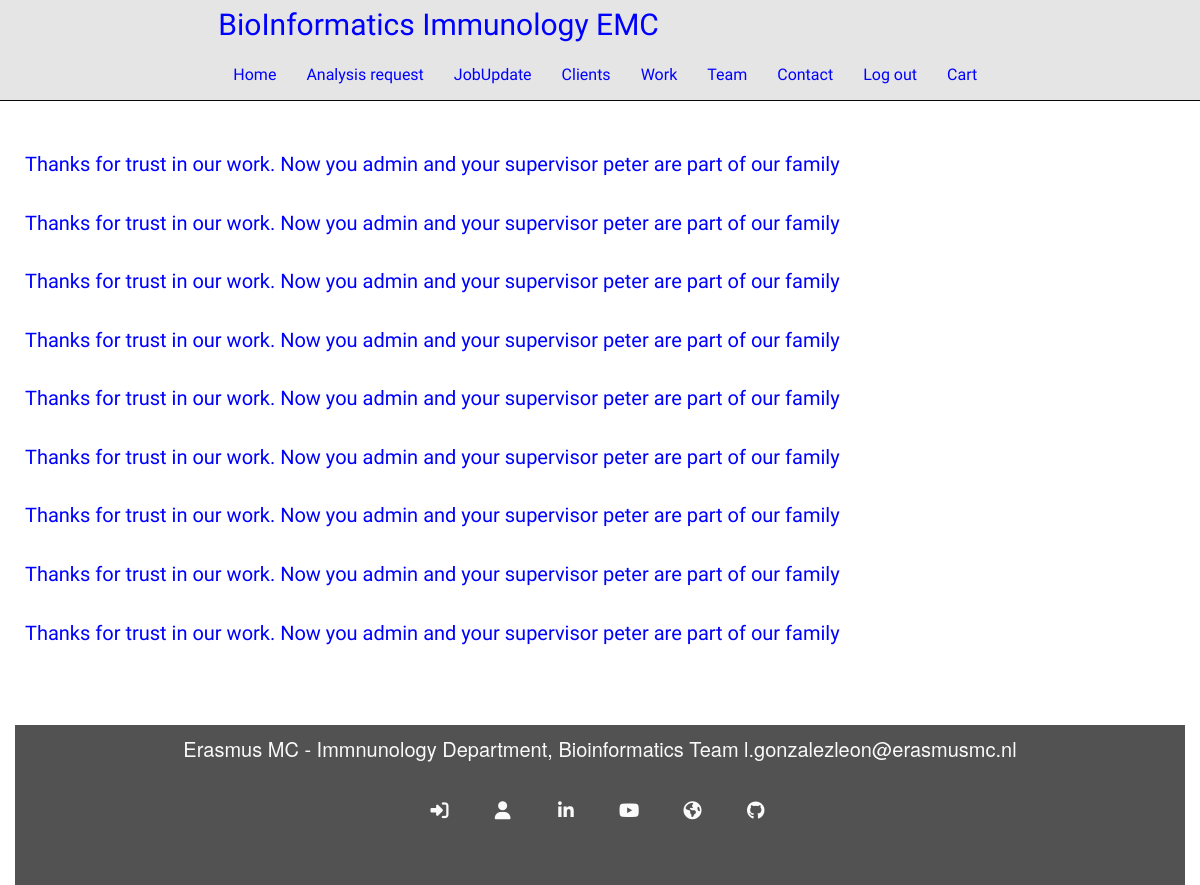
Page /priority/client_submited/ (signed in) on the earlier database version.
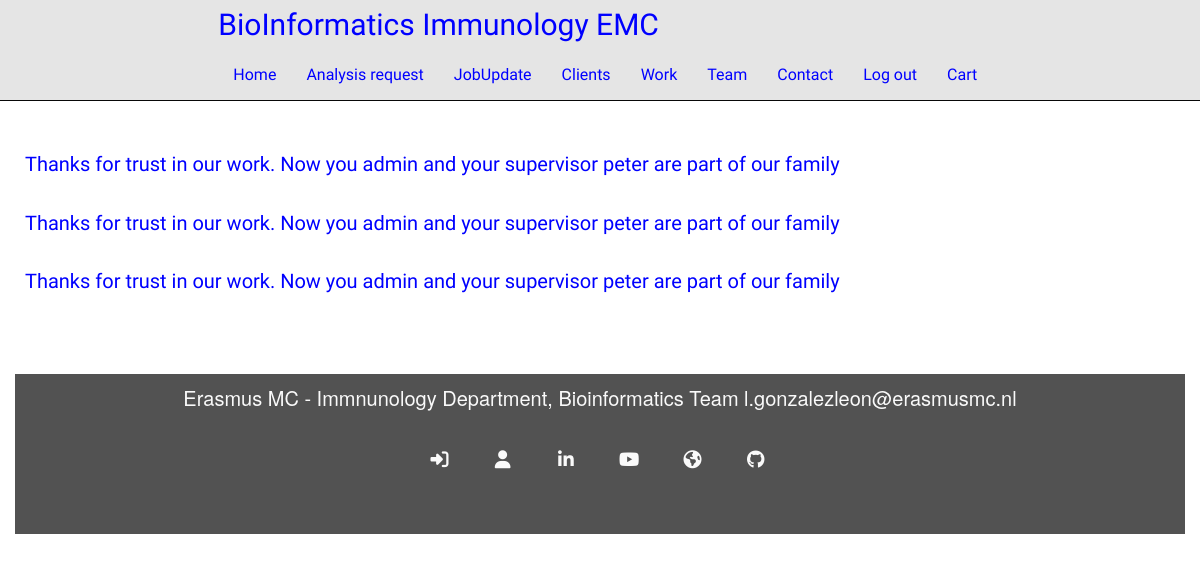
Same page on the later database version.
### priority/models.py (models this page shows, shortened)
class Clients(models.Model):
    user = models.ForeignKey(User, on_delete=models.DO_NOTHING, blank=True, null=True)
    department = models.CharField('PI Department',max_length=30)
    supervisor = models.CharField('Project PI', max_length=20)
    project = models.CharField('Project name', max_length=100)

### priority/views.py (the view)
# urls.py: path('client_submited/', views.client_submited, name='client_submited'),
def client_submited(request):
    clients = Clients.objects.filter(user=request.user)
    return render(request, 'client_submited.html', {'clients': clients})

### priority/templates/priority/client_submited.html (shortened to what this page needs)
{% extends "index.html" %}
{%  load staticfiles %}
{% load static from staticfiles %}
{% load bootstrap_tags %}
{% block content %}
	<div class="success-text">
    {% for client in clients %}
	  <p>
		  Thanks for trust in our work. Now you {{ client.user }} and your supervisor {{ client.supervisor }}
		  are part of our family
	  </p>
	{% endfor %}
	</div>
{% endblock %}

### templates/index.html (shortened to what this page needs)
{% load staticfiles%}
{% load static from staticfiles %}
{% load bootstrap_tags %}
<!DOCTYPE html>
<html lang="en">
<head>
	<link rel="stylesheet" href="https://maxcdn.bootstrapcdn.com/bootstrap/3.3.7/css/bootstrap.min.css"
	      type="text/css"/>
	<link rel="stylesheet" href="https://maxcdn.bootstrapcdn.com/font-awesome/4.7.0/css/font-awesome.min.css"
	      type="text/css"/>
	<link rel="stylesheet" href="https://cdnjs.cloudflare.com/ajax/libs/hover.css/2.1.1/css/hover-min.css"
	      type="text/css"/>
	<link rel="stylesheet" href="{% static "css/style.css" %}" type="text/css"/>
</head>
<div>
	<div class="container">
		<nav class="navbar navbar-inverse navbar-fixed-top row">
			<div class="container col-xs-12 col-lg-8">
				<div class="navbar-header">
					<a class="navbar-brand" href="/lab/">BioInformatics Immunology EMC</a>
				</div>
				<div id="navbar" class="collapse navbar-collapse" aria-expanded="true" style="height: 1px;">
					<ul class="nav navbar-nav">
						<li class="#">
							<a href="/lab/" data-toggle="collapse" data-target=".navbar-collapse.in">Home</a>
						</li>
						{% if user.is_authenticated %}
							<li><a href="/requestform/job_request"> Analysis request</a> </li>
							<li><a href="/lab/job_status">JobUpdate</a></li>
							<li><a href="/priority/clients_data"> Clients </a></li>
							<li><a href="/lab/work" data-toggle="collapse" data-target=".navbar-collapse.in">Work</a></li>
							<li><a href="/lab/team" data-toggle="collapse" data-target=".navbar-collapse.in">Team</a></li>
							<li><a href="/contact/contact" data-toggle="collapse" data-target=".navbar-collapse.in">Contact</a></li>
						{% endif %}
						{% if user.is_authenticated %}
							<li><a href="/users/logout" data-toggle="collapse" data-target=".navbar-collapse.in">Log out</a></li>
							<li><a href="/cart/" data-toggle="collapse" data-target=".navbar-collapse.in">Cart</a></li>
						{% else %}
							<li><a href="/users/login" data-toggle="collapse" data-target=".navbar-collapse.in">Log in</a></li>
							<li><a href="/users/register" data-toggle="collapse" data-target=".navbar-collapse.in">Register</a></li>
						{% endif %}
					</ul>
				</div>
			</div>
		</nav>
		{% block content %}{% endblock %}
<footer class="container-fluid footer">
	<div class="row">
		<div class="col-xs-12">
			<p class="inline-block footer-middle">
				Erasmus MC - Immnunology Department, Bioinformatics Team
				l.gonzalezleon@erasmusmc.nl
			</p>
			<div class="col-xs-12 col-">
				<ul class="list-inline social-links">
					<li><a href="/users/login" data-toggle="collapse" data-target=".navbar-collapse.in"><i class="fa fa-sign-in" aria-hidden="true"></i></a></li>
					<li><a href="/users/register" data-toggle="collapse" data-target=".navbar-collapse.in"><i class="fa fa-user" aria-hidden="true"></i></a></li>
					<li><a target="_blank" href="https://www.linkedin.com/in/leticia-g-leon-74027b17"><i
							class="fa fa-linkedin"></i></a></li>
					<li><a target="_blank" href="https://www.youtube.com/channel/UC40O2dR9H0LVFTqWWbAwDDQ"><i
							class="fa fa-youtube"></i></a></li>
					<li><a target="_blank"
					       href="https://www.google.com/maps/place/Erasmus+University+Medical+Center/@51.9108848,4.4656654,17z/data=!3m1!4b1!4m5!3m4!1s0x47c4349bd0000001:0x8491118325eb0fe6!8m2!3d51.9108848!4d4.4678541"><i
							class="fa fa-globe"></i></a></li>
					<li><a target="_blank"
					       href="https://github.com/lgleon?tab=repositories"><i class="fa fa-github"></i></a></li>
				</ul>
			</div>
		</div>
	</div>
</footer>
</body>
</html>

### lab/static/css/style.css (style rules this page uses)
.navbar { font-family: "Exo", sans-serif; font-size: 16px; padding-left: 1em; }
.navbar-inverse { background-color: #e5e5e5; }
.navbar-inverse .navbar-nav > li > a { color: #fafafa; }
.navbar-inverse .navbar-brand { color: rgba(0, 0, 255, 1); font-family: "Exo", sans-serif; letter-spacing: normal; }
.navbar-brand { font-size: 12px; }
.navbar-inverse .navbar-nav > li > a { color: blue; }
p { padding-bottom: 1em; }
footer { font-size: smaller; background-color: #525252; color: #fafafa; min-height: 120px; text-align: center; }
.social-links { padding-bottom: 10px; }
.social-links li a i { width: 25px; height: 32px; font-size: 13px; line-height: 7px; text-align: center; color: #fafafa; transition: all 0.20s ease-in-out; -moz-transition: all 0.20s ease-in-out; -webkit-transition: all 0.20s ease-in-out; -o-transition: all 0.20s ease-in-out; }
.footer-middle { text-align: center; }
.success-text { padding-top: 5em; font-family: "Exo", sans-serif; font-weight: 200; color: blue; margin-top: 70px; margin-bottom: 20px; }
.container-fluid { margin-top: 5em; }
@media (min-width: 768px) { .navbar-brand { font-size: 30px; } }
@media (min-width: 768px) { p { font-size: 24px; margin: 10px 10px 10px 10px; text-align: justify; } }
@media (min-width: 768px) { .footer { min-height: 160px; max-width: 100%; } }
@media (min-width: 768px) { .social-links li a i { width: 50px; height: 60px; font-size: 18px; line-height: 14px; } }
@media (min-width: 768px) { .container { width: auto; } }
@media (min-width: 922px) { .container { width: auto; } }
@media (min-width: 922px) { .row { ; } }
@media (min-width: 922px) { p { font-size: 20px; } }

Differences in the rows shown:
removed Clients: user "admin", supervisor "peter"
removed Clients: user "admin", supervisor "peter"
removed Clients: user "admin", supervisor "peter"
removed Clients: user "admin", supervisor "peter"
removed Clients: user "admin", supervisor "peter"
removed Clients: user "admin", supervisor "peter"
